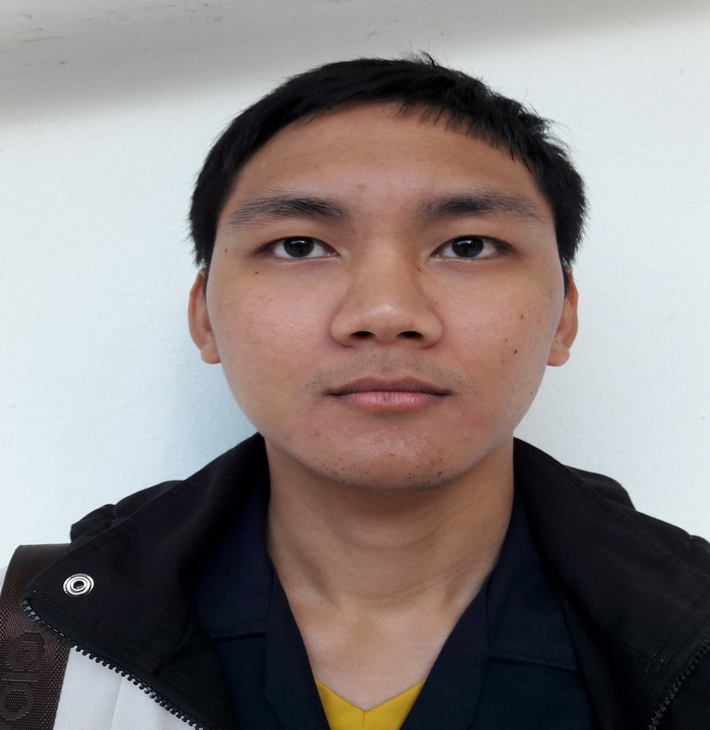
//> input picture libs/testAssets/1L.jpg, 710 x 730 px
$ ./jackson   (built with g++ and OpenCV 4)
//> lines starting //> are read from the running program, lines starting //| are printed output that depends on the picture
#include <iostream>
#include "opencv2/opencv.hpp"
#include "openjs.hpp"

using namespace std;
using namespace cv;

const Size formatSize(450,500);

int main( int argc, char *argv[]) {
  Mat leftImg = imread("./testAssets/1L.jpg", 0);
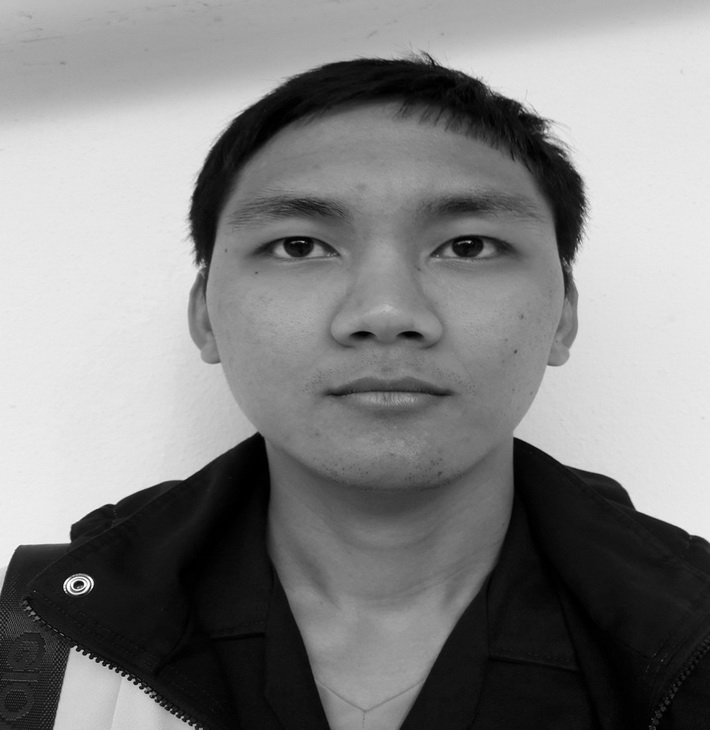
//> leftImg: 730 rows x 710 cols, CV_8UC1; min 0, max 255, mean 130.4
  Mat rightImg = imread("./testAssets/1R.jpg", 0);
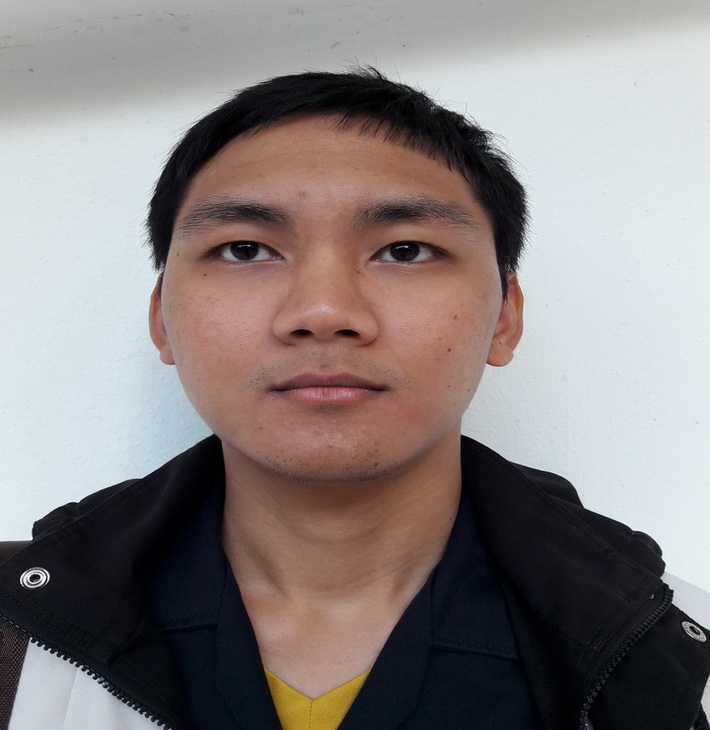
//> input picture libs/testAssets/1R.jpg, 710 x 730 px
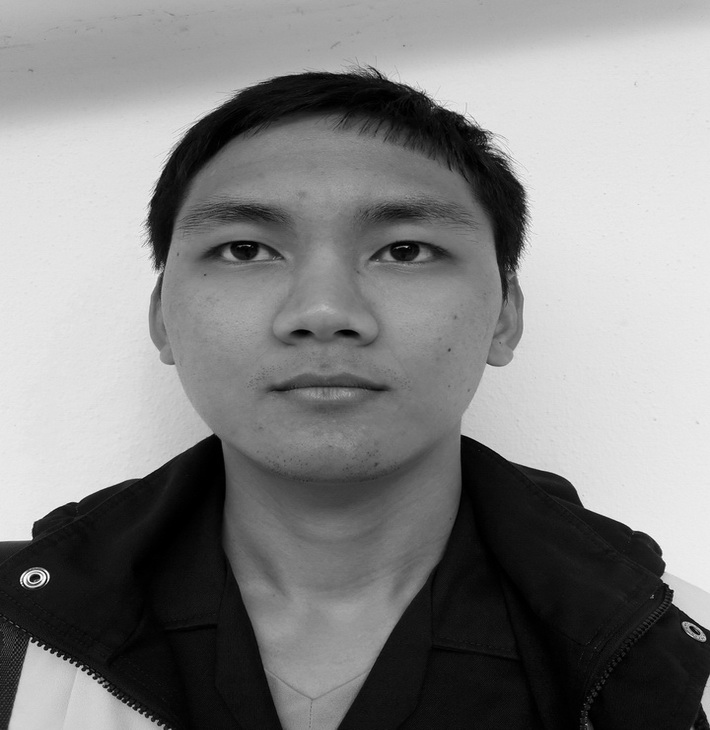
//> rightImg: 730 rows x 710 cols, CV_8UC1; min 0, max 255, mean 131.4

  resize(leftImg, leftImg, formatSize);
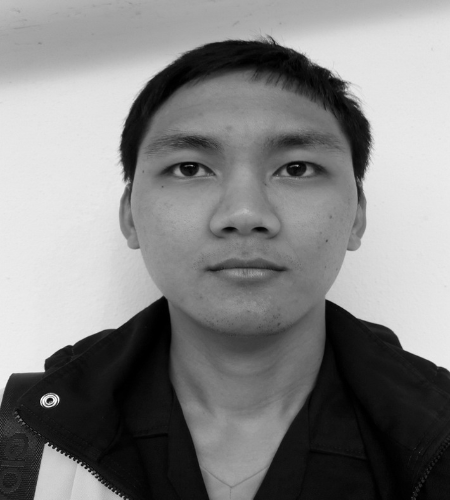
//> leftImg: 500 rows x 450 cols, CV_8UC1; min 0, max 253, mean 130.3
  resize(rightImg, rightImg, formatSize);
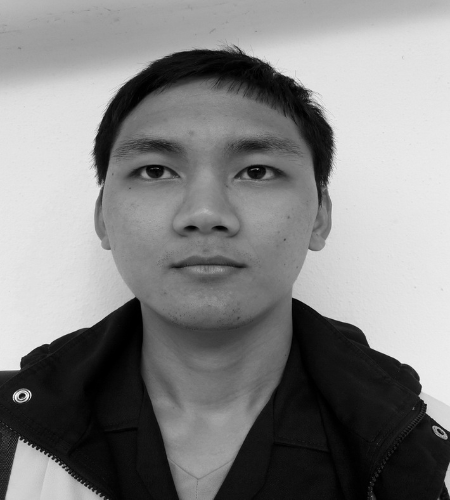
//> rightImg: 500 rows x 450 cols, CV_8UC1; min 0, max 250, mean 131.2

  namedWindow( "LeftImg", WINDOW_AUTOSIZE );
  moveWindow( "LeftImg", 0, 0);
  setMouseCallback("LeftImg", js::MouseCallBack, &leftImg);
//> (this line was passed over: js is not available in this run)
  imshow("LeftImg",leftImg);

  namedWindow( "RightImg", WINDOW_AUTOSIZE );
  moveWindow( "RightImg", 500, 0);
  imshow("RightImg",rightImg);

  waitKey(0);
  return 0;
}
